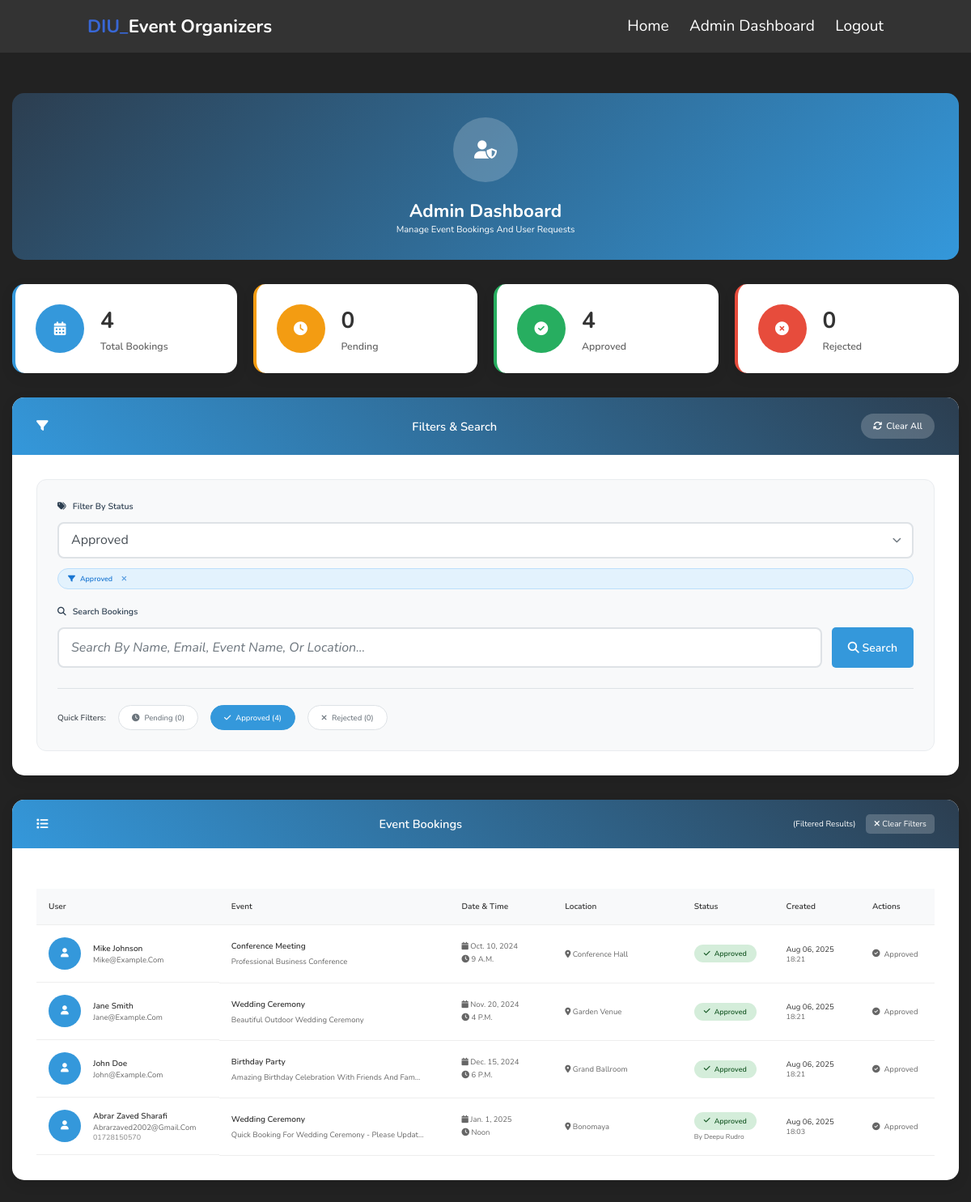
Screenshot of /admin-dashboard?status=approved (signed in) with the database file from the repository.
### dashboard/models.py (models this page shows, shortened)
class EventBooking(models.Model):
    PENDING = "pending"
    APPROVED = "approved"
    REJECTED = "rejected"
    STATUS_CHOICES = [
        (PENDING, "Pending"),
        (APPROVED, "Approved"),
        (REJECTED, "Rejected"),
    ]
    user = models.ForeignKey(User, on_delete=models.CASCADE)
    event_name = models.CharField(max_length=50, null=False, blank=False)
    event_date = models.DateField(null=False, blank=False)
    event_time = models.TimeField(null=False, blank=False)
    event_location = models.CharField(max_length=50, null=False, blank=False)
    event_description = models.TextField(null=False, blank=False)
    status = models.CharField(max_length=20, choices=STATUS_CHOICES, default=PENDING)
    created_at = models.DateTimeField(auto_now_add=True)
    updated_at = models.DateTimeField(auto_now=True)
    approved_by = models.ForeignKey(
        User,
        on_delete=models.SET_NULL,
        null=True,
        blank=True,
        related_name="approved_bookings",
    )
    class Meta:
        ordering = ["-created_at"]

### authentication/models.py (models this page shows, shortened)
class User(AbstractUser):
    username = None  # Disable the username field
    email = models.EmailField(unique=True)  # Use email as the unique identifier
    phone_number = models.CharField(max_length=15, blank=True, null=True)
    USERNAME_FIELD = "email"  # Set email as the username field
    REQUIRED_FIELDS = []  # No additional required fields for superuser creation
    objects = CustomUserManager()

### authentication/views.py (the view, shortened to what this page needs)
# urls.py: path("admin-dashboard", views.admin_dashboard, name="admin_dashboard"),
@login_required
def admin_dashboard(request):
    if not request.user.is_superuser:
        messages.error(request, "Access denied. You need superuser privileges.")
        return redirect("home")
    status_filter = request.GET.get("status", "all")
    search_query = request.GET.get("search", "")
    bookings = EventBooking.objects.select_related("user", "approved_by").all()
    if status_filter != "all":
        bookings = bookings.filter(status=status_filter)
    total_bookings = EventBooking.objects.count()
    pending_bookings = EventBooking.objects.filter(status=EventBooking.PENDING).count()
    approved_bookings = EventBooking.objects.filter(
        status=EventBooking.APPROVED
    ).count()
    rejected_bookings = EventBooking.objects.filter(
        status=EventBooking.REJECTED
    ).count()
    context = {
        "bookings": bookings,
        "total_bookings": total_bookings,
        "pending_bookings": pending_bookings,
        "approved_bookings": approved_bookings,
        "rejected_bookings": rejected_bookings,
        "status_filter": status_filter,
        "search_query": search_query,
        "status_choices": EventBooking.STATUS_CHOICES,
    }
    return render(request, "authentication/admin_dashboard.html", context)

### templates/authentication/admin_dashboard.html (shortened to what this page needs)
{% load static %}
<!DOCTYPE html>
<html lang="en">
<head>
    <link rel="stylesheet" href="https://cdnjs.cloudflare.com/ajax/libs/font-awesome/6.5.2/css/all.min.css">
    <link rel="stylesheet" href="{% static 'css/1.css' %}">
    <link rel="stylesheet" href="{% static 'css/admin-dashboard.css' %}">
</head>
<body>
    <header class="header">
        <a href="{% url 'home' %}" class="logo"><span>DIU_</span>Event organizers</a>
        <nav class="navbar">
            <a href="{% url 'home' %}">home</a>
            <a href="{% url 'admin_dashboard' %}" class="active">admin dashboard</a>
            <a href="#" onclick="document.getElementById('logout-form').submit();">logout</a>
        </nav>
    </header>
    <div class="admin-container">
        <div class="admin-header">
            <div class="admin-avatar">
                <i class="fas fa-user-shield"></i>
            </div>
            <h1>Admin Dashboard</h1>
            <p>Manage event bookings and user requests</p>
        </div>
        <div class="stats-grid">
            <div class="stat-card total">
                <div class="stat-icon">
                    <i class="fas fa-calendar-alt"></i>
                </div>
                <div class="stat-content">
                    <div class="stat-number">{{ total_bookings }}</div>
                    <div class="stat-label">Total Bookings</div>
                </div>
            </div>
            <div class="stat-card pending">
                <div class="stat-icon">
                    <i class="fas fa-clock"></i>
                </div>
                <div class="stat-content">
                    <div class="stat-number">{{ pending_bookings }}</div>
                    <div class="stat-label">Pending</div>
                </div>
            </div>
            <div class="stat-card approved">
                <div class="stat-icon">
                    <i class="fas fa-check-circle"></i>
                </div>
                <div class="stat-content">
                    <div class="stat-number">{{ approved_bookings }}</div>
                    <div class="stat-label">Approved</div>
                </div>
            </div>
            <div class="stat-card rejected">
                <div class="stat-icon">
                    <i class="fas fa-times-circle"></i>
                </div>
                <div class="stat-content">
                    <div class="stat-number">{{ rejected_bookings }}</div>
                    <div class="stat-label">Rejected</div>
                </div>
            </div>
        </div>
        <div class="section">
            <div class="section-header">
                <i class="fas fa-filter"></i> Filters & Search
                <div class="header-actions">
                    {% if status_filter != 'all' or search_query %}
                        <a href="{% url 'admin_dashboard' %}" class="clear-all-btn">
                            <i class="fas fa-refresh"></i> Clear All
                        </a>
                    {% endif %}
                </div>
            </div>
            <div class="section-content">
                <div class="filter-container">
                    <form method="GET" class="filter-form">
                        <div class="filter-row">
                            <div class="filter-group status-filter">
                                <label for="status">
                                    <i class="fas fa-tags"></i> Filter by Status
                                </label>
                                <div class="select-wrapper">
                                    <select name="status" id="status" onchange="this.form.submit()">
                                        {% for value, label in status_choices %}
                                            <option value="{{ value }}" {% if status_filter == value %}selected{% endif %}>
                                                {{ label }}
                                            </option>
                                        {% endfor %}
                                    </select>
                                </div>
                                {% if status_filter != 'all' %}
                                    <span class="active-filter">
                                        <i class="fas fa-filter"></i> {{ status_filter|title }}
                                        <a href="?search={{ search_query }}" class="remove-filter">
                                            <i class="fas fa-times"></i>
                                        </a>
                                    </span>
                                {% endif %}
                            </div>
                            <div class="filter-group search-filter">
                                <label for="search">
                                    <i class="fas fa-search"></i> Search Bookings
                                </label>
                                <div class="search-wrapper">
                                    <input type="text" name="search" id="search" value="{{ search_query }}"
                                           placeholder="Search by name, email, event name, or location..."
                                           class="search-input">
                                    <button type="submit" class="btn btn-search">
                                        <i class="fas fa-search"></i>
                                        <span class="btn-text">Search</span>
                                    </button>
                                </div>
                            </div>
                        </div>
                        <div class="quick-filters">
                            <span class="quick-filter-label">Quick Filters:</span>
                            <a href="?status=pending" class="quick-filter-btn {% if status_filter == 'pending' %}active{% endif %}">
                                <i class="fas fa-clock"></i> Pending ({{ pending_bookings }})
                            </a>
                            <a href="?status=approved" class="quick-filter-btn {% if status_filter == 'approved' %}active{% endif %}">
                                <i class="fas fa-check"></i> Approved ({{ approved_bookings }})
                            </a>
                            <a href="?status=rejected" class="quick-filter-btn {% if status_filter == 'rejected' %}active{% endif %}">
                                <i class="fas fa-times"></i> Rejected ({{ rejected_bookings }})
                            </a>
                        </div>
                    </form>
                </div>
            </div>
        </div>
        <div class="section">
            <div class="section-header">
                <i class="fas fa-list"></i> Event Bookings
                {% if status_filter != 'all' or search_query %}
                    <span class="filter-indicator">
                        (Filtered Results)
                        <a href="{% url 'admin_dashboard' %}" class="clear-filters">
                            <i class="fas fa-times"></i> Clear Filters
                        </a>
                    </span>
                {% endif %}
            </div>
            <div class="section-content">
                {% if bookings %}
                    <div class="bookings-table-container">
                        <table class="bookings-table">
                            <thead>
                                <tr>
                                    <th>User</th>
                                    <th>Event</th>
                                    <th>Date & Time</th>
                                    <th>Location</th>
                                    <th>Status</th>
                                    <th>Created</th>
                                    <th>Actions</th>
                                </tr>
                            </thead>
                            <tbody>
                                {% for booking in bookings %}
                                    <tr class="booking-row status-{{ booking.status }}">
                                        <td class="user-info">
                                            <div class="user-avatar">
                                                <i class="fas fa-user"></i>
                                            </div>
                                            <div class="user-details">
                                                <div class="user-name">{{ booking.user.first_name }} {{ booking.user.last_name }}</div>
                                                <div class="user-email">{{ booking.user.email }}</div>
                                                {% if booking.user.phone_number %}
                                                    <div class="user-phone">{{ booking.user.phone_number }}</div>
                                                {% endif %}
                                            </div>
                                        </td>
                                        <td class="event-info">
                                            <div class="event-name">{{ booking.event_name|title }}</div>
                                            <div class="event-description">{{ booking.event_description|truncatechars:50 }}</div>
                                        </td>
                                        <td class="datetime-info">
                                            <div class="event-date">
                                                <i class="fas fa-calendar"></i> {{ booking.event_date }}
                                            </div>
                                            <div class="event-time">
                                                <i class="fas fa-clock"></i> {{ booking.event_time }}
                                            </div>
                                        </td>
                                        <td class="location-info">
                                            <i class="fas fa-map-marker-alt"></i> {{ booking.event_location }}
                                        </td>
                                        <td class="status-info">
                                            <span class="status-badge status-{{ booking.status }}">
                                                {% if booking.status == 'pending' %}
                                                    <i class="fas fa-clock"></i>
                                                {% elif booking.status == 'approved' %}
                                                    <i class="fas fa-check"></i>
                                                {% else %}
                                                    <i class="fas fa-times"></i>
                                                {% endif %}
                                                {{ booking.get_status_display }}
                                            </span>
                                            {% if booking.approved_by %}
                                                <div class="approved-by">
                                                    by {{ booking.approved_by.first_name }} {{ booking.approved_by.last_name }}
                                                </div>
                                            {% endif %}
                                        </td>
                                        <td class="created-info">
                                            <div class="created-date">{{ booking.created_at|date:"M d, Y" }}</div>
                                            <div class="created-time">{{ booking.created_at|time:"H:i" }}</div>
                                        </td>
                                        <td class="actions-info">
                                            {% if booking.status == 'pending' %}
                                                <div class="action-buttons">
                                                    <button type="button" class="btn btn-approve" onclick="updateStatus({{ booking.id }}, 'approve')">
                                                        <i class="fas fa-check"></i> Approve
                                                    </button>
                                                    <button type="button" class="btn btn-reject" onclick="updateStatus({{ booking.id }}, 'reject')">
                                                        <i class="fas fa-times"></i> Reject
                                                    </button>
                                                </div>
                                            {% else %}
                                                <div class="action-completed">
                                                    <i class="fas fa-check-circle"></i> {{ booking.get_status_display }}
                                                </div>
                                            {% endif %}
                                        </td>
                                    </tr>
                                {% endfor %}
                            </tbody>
                        </table>
                    </div>
                {% endif %}
            </div>
        </div>
    </div>
</body>
</html>

### rows the page displays
EventBooking: user.first_name "Mike", user.last_name "Johnson", user.email "Mike@example.com", event_name "Conference Meeting", event_description "Professional Business Conference", event_date "Oct. 10, 2024", event_time "9 A.m.", event_location "Conference Hall", status "Approved", created_at "Aug 06, 2025", created_at "18:21"
EventBooking: user.first_name "Jane", user.last_name "Smith", user.email "Jane@example.com", event_name "Wedding Ceremony", event_description "Beautiful Outdoor Wedding Ceremony", event_date "Nov. 20, 2024", event_time "4 P.m.", event_location "Garden Venue", status "Approved", created_at "Aug 06, 2025", created_at "18:21"
EventBooking: user.first_name "John", user.last_name "Doe", user.email "John@example.com", event_name "Birthday Party", event_description "Amazing Birthday Celebration With Friends And Fam…", event_date "Dec. 15, 2024", event_time "6 P.m.", event_location "Grand Ballroom", status "Approved", created_at "Aug 06, 2025", created_at "18:21"
EventBooking: user.first_name "Abrar", user.last_name "Zaved Sharafi", user.email "Abrarzaved2002@gmail.com", user.phone_number "01728150570", event_name "Wedding Ceremony", event_description "Quick Booking For Wedding Ceremony - Please Updat…", event_date "Jan. 1, 2025", event_time "Noon", event_location "Bonomaya", status "Approved", approved_by.first_name "Deepu", approved_by.last_name "Rudro", created_at "Aug 06, 2025", created_at "18:03"

### other values shown
{{ total_bookings }} "4"
{{ pending_bookings }} "0"
{{ approved_bookings }} "4"
{{ rejected_bookings }} "0"
{{ status_filter|title }} "Approved"
form field status "Approved"
